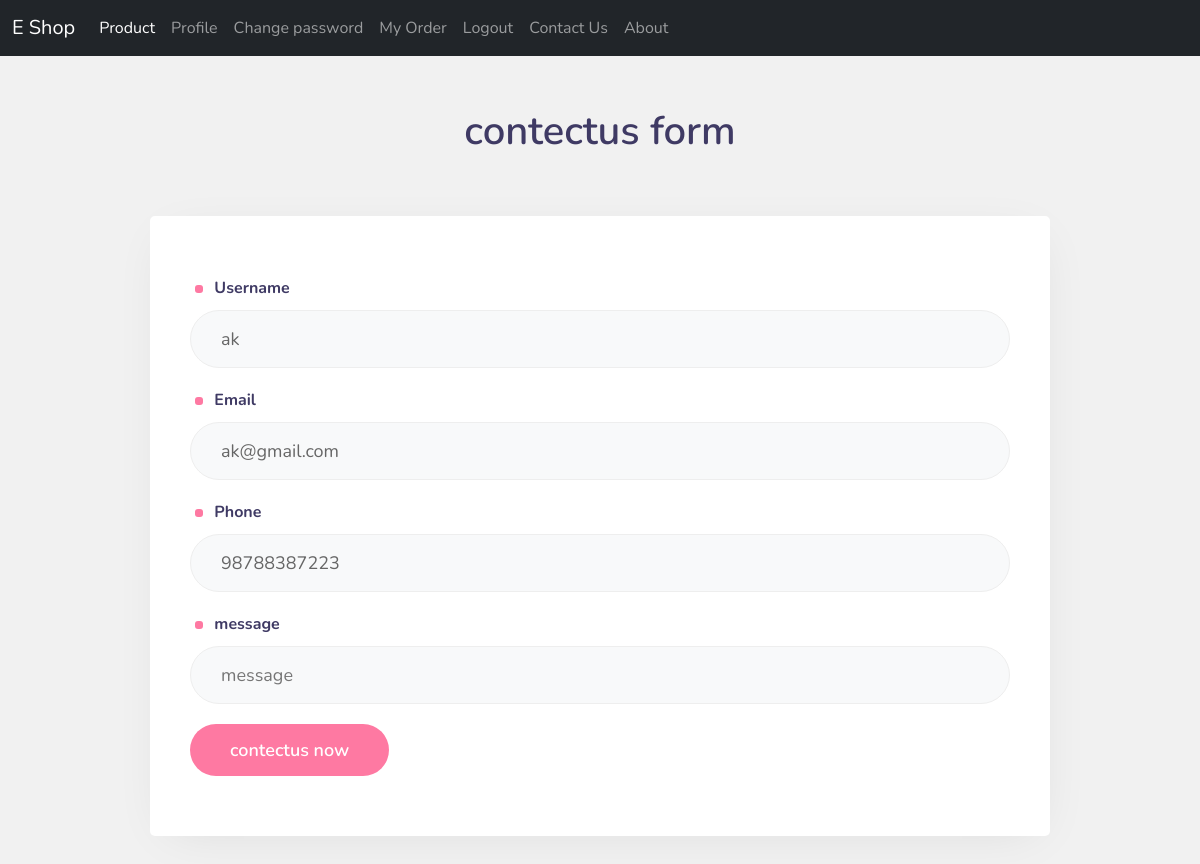
Before: /contact-us (signed in) with the older database file.
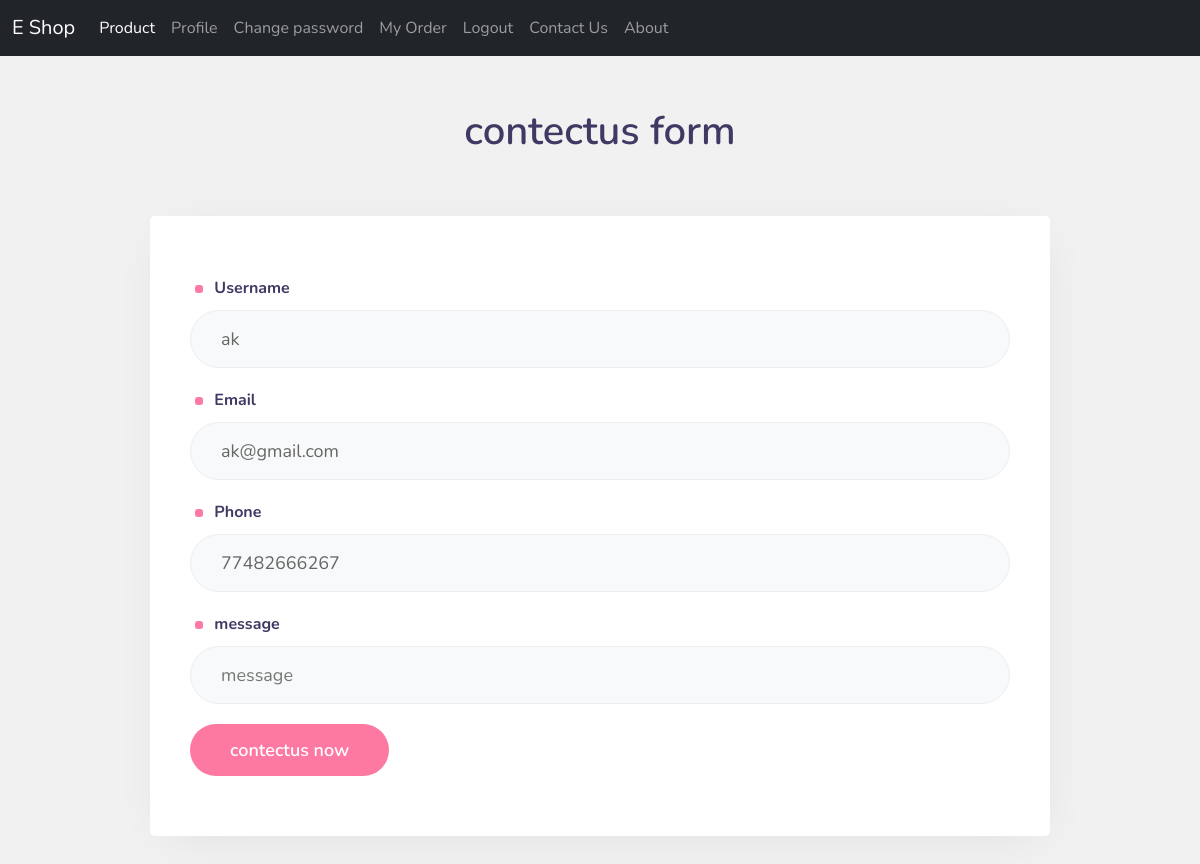
After: the same page with the newer database file.
### app1/models.py (models this page shows)
class UserRegister(models.Model):
    name = models.CharField(max_length=200)
    email = models.EmailField()
    password = models.CharField(max_length=200)
    address = models.CharField(max_length=200)
    phone = models.IntegerField()

### app1/views.py (the view, shortened to what this page needs)
# urls.py: path('contact-us',contact,name='contact'),
def contact(request):
    if 'email' in request.session:
        a=request.session['email']
        data=UserRegister.objects.get(email=a)
        return render(request,'contactus.html',{'data':data,'a':a})

### app1/templates/contactus.html (shortened to what this page needs)
{% extends 'common.html' %}
{% block content %}
{% load static %}
<!DOCTYPE html>
<html lang="zxx">
<head>
    <link rel="stylesheet" href="{% static 'css/style.css' %} " type="text/css" media="all" />
</head>
<body>
    <div class="w3l-loginblock signinform">
        <div class="logo">
            <a class="brand-logo" href="index.html"> contectus form</a>
        </div>
            <div class="row map-content-9">
                <div class="info-grids">
                    <form  method="post" class="">
                        {% if a %}
                        <div class="form-grid">
                            <div class="input-field">
                                <label> Username </label>
                                <input type="text" name="name" id="email" value={{data.name}} required="" readonly>
                            </div>
                            <div class="input-field">
                                <label>  Email </label>
                                <input type="email" name="email" id="email" value={{data.email}} required="" readonly>
                            </div>
                            <div class="input-field">
                                <label> Phone </label>
                                <input type="number" name="phone" id="email" value={{data.phone}} required="" readonly>
                            </div>
                            <div class="input-field">
                                <label> message </label>
                                <input type="text" name="message" id="email" placeholder="message" required="">
                            </div>
                        </div>
                        {% endif %}
                        <button type="submit" class="btn btn-primary btn-style">contectus now</button>
                    </form>
                </div>
            </div>
    </div>
</body>
</html>
{% endblock %}

### app1/templates/common.html (shortened to what this page needs)
<!doctype html>
<html lang="en">
<body>
    <!DOCTYPE html>
    <html lang="en">
    <head>
        <link href="https://cdn.jsdelivr.net/npm/bootstrap@5.0.2/dist/css/bootstrap.min.css" rel="stylesheet"
>
        <link href="https://cdn.jsdelivr.net/npm/bootstrap@5.2.2/dist/css/bootstrap.min.css" rel="stylesheet"
>
    </head>
    <body>
        <nav class="navbar navbar-expand-sm bg-dark navbar-dark">
            <div class="container-fluid">
                <a class="navbar-brand" href="{% url 'index' %}">E Shop</a>
                <div class="collapse navbar-collapse" id="collapsibleNavbar">
                    <ul class="navbar-nav">
                        <li class="nav-item">
                            <a class="nav-link active" href="{% url 'productall' %}">Product</a>
                        </li>
                        {% if a %}
                        <li class="nav-item">
                            <a class="nav-link" href="{% url 'profile1' %}">Profile</a>
                        </li>
                        <li class="nav-item">
                            <a class="nav-link" href="{% url 'change' %}">Change password</a>
                        </li>
                        <li class="nav-item">
                            <a class="nav-link" href="{% url 'myOrder1' %}">My Order</a>
                        </li>
                        <li class="nav-item">
                            <a class="nav-link" href="{% url 'logout1' %}">Logout</a>
                        </li>
                        {% endif %}
                        <li class="nav-item">
                            <a class="nav-link" href="{% url 'contact' %}">Contact Us</a>
                        </li>
                        <li class="nav-item">
                            <a class="nav-link" href="#">About</a>
                        </li>
                    </ul>
                </div>
            </div>
        </nav>
                {% block content %}
                {% endblock %}
    </body>
    </html>
</body>
</html>

### app1/static/css/style.css (style rules this page uses)
html { scroll-behavior: smooth; }
:root { --primary-color: #FE79A2; --secondary-color: #1545CB; --font-color: #666; --bg-color: #fff; --heading-color: #3f3a64; --border-radius: 8px; --border-radius-full: 35px; --border-color: transparent; --border-color-light: #eee; --bg-grey: #f7f7f7; --bg-lightgrey: #f8f9fa; }
body, html { margin: 0; padding: 0; color: #585858; }
* { box-sizing: border-box; font-family: 'Nunito', sans-serif; }
button, input, select { -webkit-appearance: none; outline: none; }
button, .btn, select { cursor: pointer; }
a { text-decoration: none; }
h1, h2, h3, h4, h5, h6, p, ul, ol { margin: 0; padding: 0; }
body { background: #f1f1f1; margin: 0; padding: 0; }
form, fieldset { border: 0; padding: 0; margin: 0; }
.signinform { padding: 50px 30px; }
a.brand-logo { color: #3f3a64; font-size: 40px; line-height: 50px; font-weight: 600; }
.logo { text-align: center; }
.map-content-9 { align-items: center; display: flex; justify-content: center; max-width: 900px; width: 100%; box-shadow: rgba(0, 0, 0, 0.1) 2px 9px 49px -17px; margin: 60px auto; border-radius: 5px; background: var(--bg-color); }
.info-grids { width: 100%; padding: 60px 40px; }
.map-content-9 form input, .map-content-9 form textarea { color: #666; font-size: 18px; line-height: 28px; width: 100%; height: 58px; margin-bottom: 20px; border-width: 1px; border-style: solid; border-color: rgb(238, 238, 238); border-image: initial; padding: 12px 30px; background: rgb(248, 249, 250); border-radius: var(--border-radius-full); }
.w3l-loginblock .input-field label { font-weight: 700; color: var(--heading-color); margin-bottom: 10px; display: block; }
.w3l-loginblock .input-field label::before { display: inline-flex; margin-right: 7px; margin-left: 5px; width: 8px; height: 8px; background-color: var(--primary-color); content: ""; border-radius: 3px; }
.btn-style { font-size: 18px; line-height: 28px; font-weight: 600; color: rgb(255, 255, 255); background-color: var(--primary-color); padding: 12px 40px; transition: all 0.3s ease-in 0s; border: none; border-radius: var(--border-radius-full); }

Changed rows visible on the page:
changed UserRegister "ak": phone "98788387223" → "77482666267"
